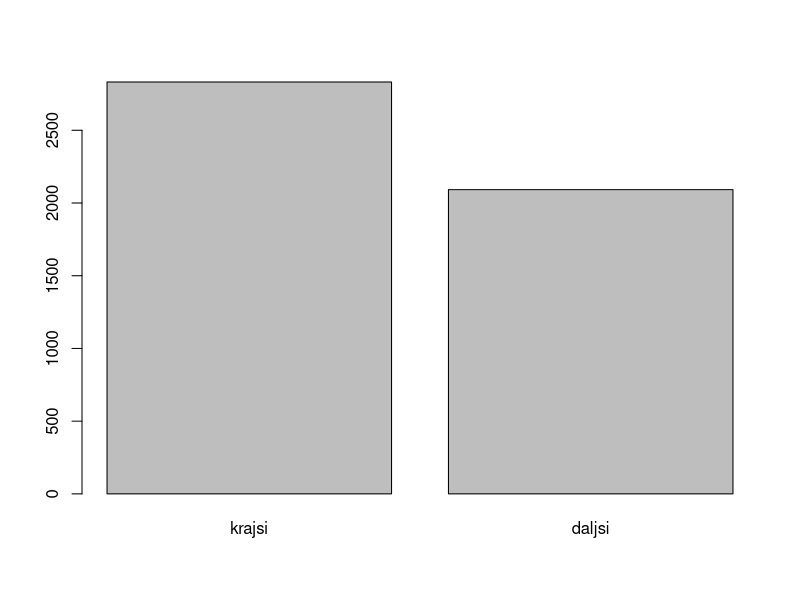

R code for this plot:
#######################################################################################################################
#
# PROBLEMS 
#
#######################################################################################################################
#
# Load the Movies dataset using the command:
#
md <- read.table("movies.txt", sep=",", header=TRUE)
#
# Answer the following questions:
#
# - Are there more movies shorter than 100 min or longer than (or equal to) 100 minutes?
#   (show your answer numerically and graphically) 

tab <- table(md$length >= 100)
names(tab) <- c("krajsi", "daljsi")
barplot(tab)

# - Are there more action comedies or romantic comedies?
action <- length(md$Actio[md$Action == "1"])
romance <- length(md$Romance[md$Romance == "1"])
action > romance
# - Plot a histogram of the ratings for drama movies.
#
# - Is the average rating of dramas higher than the average rating of non-dramas?
#   (show your answer numerically and graphically)
#
# - Plot the number of animated movies being produced every year for the period 1995-2005.
#
# - Is there a clear boundary between short and feature movies (according to their length)?
#
#
#######################################################################################################################
#
# Load the Players dataset using the command:
#
#	players <- read.table("players.txt", sep=",", header = T)
#
# - Plot the proportion of players according to playing positions.
#
# - Compare career rebounds (the "reb" attribute) with respect to playing position.
#
# - Show the distribution of free throw percentages.
#   The percentage is determined by dividing the number of shots made ("ftm") by the total number of shots attempted ("fta").
#
# - Compare career 3-pointers made for the players active between 1990 and 2007, with respect to playing position. 
#
# - How does the average career length of retired players vary from year to year?
#
#######################################################################################################################

